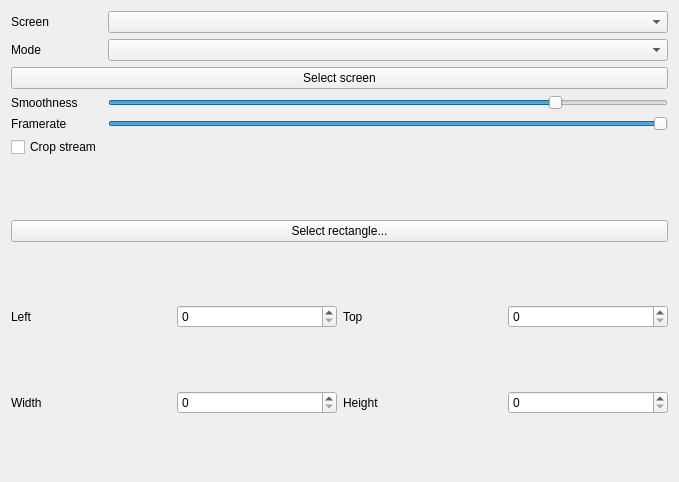
<?xml version="1.0" encoding="UTF-8"?>
<ui version="4.0">
 <class>Ambient</class>
 <widget class="QWidget" name="Ambient">
  <property name="geometry">
   <rect>
    <x>0</x>
    <y>0</y>
    <width>679</width>
    <height>482</height>
   </rect>
  </property>
  <layout class="QGridLayout" name="gridLayout" columnstretch="0,0">
   <item row="2" column="0">
    <widget class="QLabel" name="mode_label">
     <property name="text">
      <string>Mode</string>
     </property>
    </widget>
   </item>
   <item row="2" column="1">
    <widget class="QComboBox" name="mode"/>
   </item>
   <item row="1" column="0">
    <widget class="QLabel" name="screen_label">
     <property name="text">
      <string>Screen</string>
     </property>
    </widget>
   </item>
   <item row="6" column="1">
    <widget class="QTooltipedSlider" name="framerate">
     <property name="minimum">
      <number>1</number>
     </property>
     <property name="maximum">
      <number>60</number>
     </property>
     <property name="pageStep">
      <number>1</number>
     </property>
     <property name="value">
      <number>60</number>
     </property>
     <property name="orientation">
      <enum>Qt::Orientation::Horizontal</enum>
     </property>
    </widget>
   </item>
   <item row="6" column="0">
    <widget class="QLabel" name="framerate_label">
     <property name="text">
      <string>Framerate</string>
     </property>
    </widget>
   </item>
   <item row="8" column="0" colspan="2">
    <widget class="QFrame" name="crop_frame">
     <property name="frameShape">
      <enum>QFrame::Shape::NoFrame</enum>
     </property>
     <property name="frameShadow">
      <enum>QFrame::Shadow::Raised</enum>
     </property>
     <layout class="QGridLayout" name="gridLayout_2" columnstretch="0,0,0,0">
      <property name="leftMargin">
       <number>0</number>
      </property>
      <property name="topMargin">
       <number>0</number>
      </property>
      <property name="rightMargin">
       <number>0</number>
      </property>
      <property name="bottomMargin">
       <number>0</number>
      </property>
      <item row="1" column="2">
       <widget class="QLabel" name="top_label">
        <property name="text">
         <string>Top</string>
        </property>
       </widget>
      </item>
      <item row="2" column="0">
       <widget class="QLabel" name="width_label">
        <property name="text">
         <string>Width</string>
        </property>
       </widget>
      </item>
      <item row="1" column="1">
       <widget class="QSpinBox" name="left">
        <property name="maximum">
         <number>9999</number>
        </property>
       </widget>
      </item>
      <item row="2" column="2">
       <widget class="QLabel" name="height_label">
        <property name="text">
         <string>Height</string>
        </property>
       </widget>
      </item>
      <item row="2" column="1">
       <widget class="QSpinBox" name="width">
        <property name="maximum">
         <number>9999</number>
        </property>
       </widget>
      </item>
      <item row="1" column="0">
       <widget class="QLabel" name="left_label">
        <property name="text">
         <string>Left</string>
        </property>
       </widget>
      </item>
      <item row="1" column="3">
       <widget class="QSpinBox" name="top">
        <property name="maximum">
         <number>9999</number>
        </property>
       </widget>
      </item>
      <item row="2" column="3">
       <widget class="QSpinBox" name="height">
        <property name="maximum">
         <number>9999</number>
        </property>
       </widget>
      </item>
      <item row="0" column="0" colspan="4">
       <widget class="QPushButton" name="select_rectangle">
        <property name="text">
         <string>Select rectangle...</string>
        </property>
       </widget>
      </item>
     </layout>
    </widget>
   </item>
   <item row="3" column="0" colspan="2">
    <widget class="QPushButton" name="select_screen">
     <property name="text">
      <string>Select screen</string>
     </property>
    </widget>
   </item>
   <item row="5" column="1">
    <widget class="QTooltipedSlider" name="smoothness">
     <property name="minimum">
      <number>0</number>
     </property>
     <property name="maximum">
      <number>99</number>
     </property>
     <property name="singleStep">
      <number>1</number>
     </property>
     <property name="pageStep">
      <number>1</number>
     </property>
     <property name="value">
      <number>80</number>
     </property>
     <property name="orientation">
      <enum>Qt::Orientation::Horizontal</enum>
     </property>
    </widget>
   </item>
   <item row="1" column="1">
    <widget class="QComboBox" name="screen"/>
   </item>
   <item row="5" column="0">
    <widget class="QLabel" name="smoothness_label">
     <property name="text">
      <string>Smoothness</string>
     </property>
    </widget>
   </item>
   <item row="7" column="0">
    <widget class="QCheckBox" name="crop_stream">
     <property name="text">
      <string>Crop stream</string>
     </property>
    </widget>
   </item>
  </layout>
 </widget>
 <customwidgets>
  <customwidget>
   <class>QTooltipedSlider</class>
   <extends>QSlider</extends>
   <header location="global">QTooltipedSlider.h</header>
  </customwidget>
 </customwidgets>
 <resources/>
 <connections/>
</ui>
